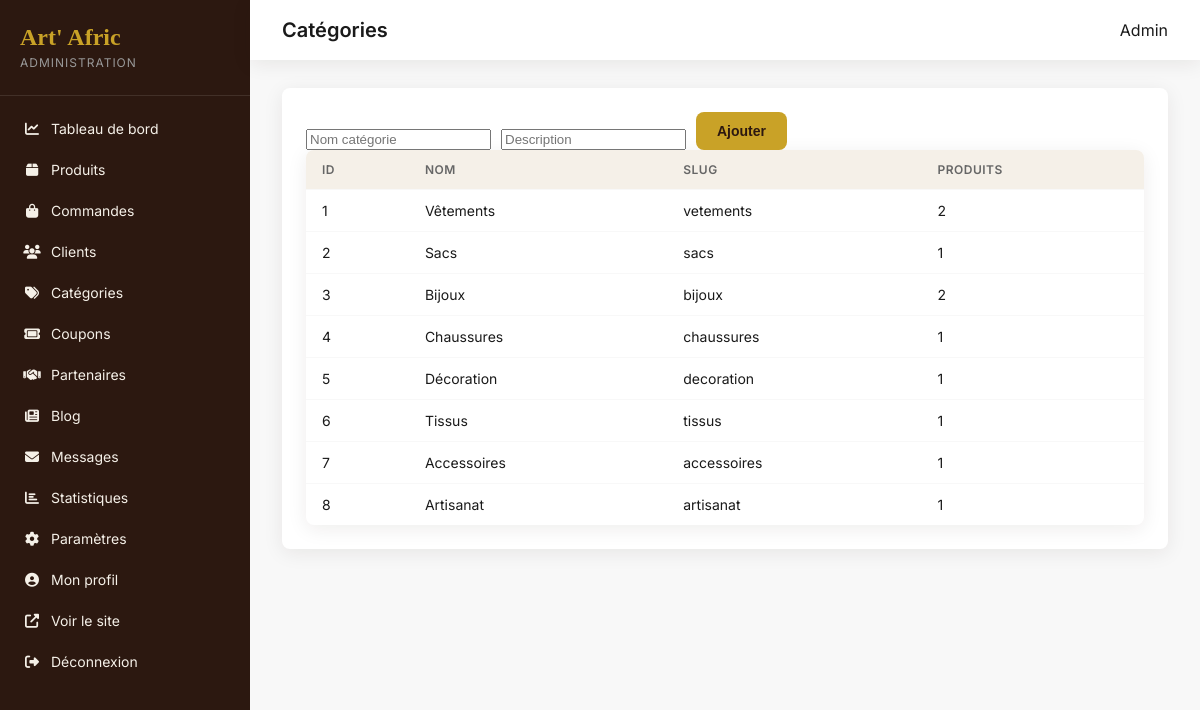
Page /public/admin/categories (signed in) on the committed database.
### tables this page shows
CREATE TABLE categories (
    id INT AUTO_INCREMENT PRIMARY KEY,
    name VARCHAR(100) NOT NULL,
    slug VARCHAR(120) NOT NULL UNIQUE,
    description TEXT,
    image VARCHAR(255) DEFAULT NULL,
    parent_id INT DEFAULT NULL,
    sort_order INT DEFAULT 0,
    is_active TINYINT(1) DEFAULT 1,
    created_at DATETIME DEFAULT CURRENT_TIMESTAMP,
    FOREIGN KEY (parent_id) REFERENCES categories(id) ON DELETE SET NULL
);

### app/core/Controller.php (called while the page is built, shortened)
<?php
abstract class Controller
{
    protected function view(string $view, array $data = [], string $layout = 'main'): void
    {
        extract($data);
        $content = APP_PATH . '/views/' . $view . '.php';
        require $content;
    }
}

### app/controllers/Admin/CategoryController.php (called while the page is built, shortened)
<?php
class CategoryController extends \Controller
{
    public function index(): void
    {
        $categoryModel = new \Category();
        $this->view('admin/categories/index', [
            'title'      => 'Catégories',
            'categories' => $categoryModel->getActive(),
        ], 'admin');
    }
}

### app/core/App.php (called while the page is built, shortened)
<?php
class App
{
    private Router $router;
    public function __construct()
    {
        $this->router = new Router();
    }
    private function loadCore(): void
    {
        require_once APP_PATH . '/helpers/functions.php';
    }
    private function registerRoutes(): void
    {
        $this->router->get('', 'Home');
        $this->router->get('accueil', 'Home');
        $this->router->get('boutique', 'Shop', 'index');
        $this->router->get('boutique/categorie/{slug}', 'Shop', 'category');
        $this->router->get('produit/{slug}', 'Product', 'show');
        $this->router->get('panier', 'Cart', 'index');
        $this->router->post('panier/ajouter', 'Cart', 'add');
        $this->router->post('panier/modifier', 'Cart', 'update');
        $this->router->post('panier/supprimer', 'Cart', 'remove');
        $this->router->post('panier/coupon', 'Cart', 'applyCoupon');
        $this->router->get('commande', 'Checkout', 'index');
        $this->router->post('commande', 'Checkout', 'process');
        $this->router->get('commande/confirmation/{id}', 'Checkout', 'confirmation');
        $this->router->get('connexion', 'Auth', 'loginForm');
        $this->router->post('connexion', 'Auth', 'login');
        $this->router->get('inscription', 'Auth', 'registerForm');
        $this->router->post('inscription', 'Auth', 'register');
        $this->router->get('deconnexion', 'Auth', 'logout');
        $this->router->get('mot-de-passe-oublie', 'Auth', 'forgotForm');
        $this->router->post('mot-de-passe-oublie', 'Auth', 'forgot');
        $this->router->get('mon-compte', 'Account', 'index');
        $this->router->get('mon-compte/commandes', 'Account', 'orders');
        $this->router->get('mon-compte/favoris', 'Account', 'favorites');
        $this->router->get('mon-compte/adresses', 'Account', 'addresses');
        $this->router->post('mon-compte/profil', 'Account', 'updateProfile');
        $this->router->get('contact', 'Contact', 'index');
        $this->router->post('contact', 'Contact', 'send');
        $this->router->get('a-propos', 'About', 'index');
        $this->router->get('blog', 'Blog', 'index');
        $this->router->get('blog/{slug}', 'Blog', 'show');
        $this->router->post('newsletter', 'Newsletter', 'subscribe');
        $this->router->get('api/recherche', 'Api', 'search');
        $this->router->post('api/favoris', 'Api', 'toggleFavorite');
        $this->router->get('api/produits', 'Api', 'products');
        $this->router->post('api/avis', 'Api', 'addReview');
        $this->router->get('api/comparer', 'Api', 'compare');
        $this->router->get('admin', 'Admin\\Dashboard', 'index');
        $this->router->get('admin/connexion', 'Admin\\Auth', 'loginForm');
        $this->router->post('admin/connexion', 'Admin\\Auth', 'login');
        $this->router->get('admin/produits', 'Admin\\Product', 'index');
        $this->router->get('admin/produits/ajouter', 'Admin\\Product', 'create');
        $this->router->post('admin/produits/ajouter', 'Admin\\Product', 'store');
        $this->router->get('admin/produits/modifier/{id}', 'Admin\\Product', 'edit');
        $this->router->post('admin/produits/modifier/{id}', 'Admin\\Product', 'update');
        $this->router->post('admin/produits/supprimer/{id}', 'Admin\\Product', 'delete');
        $this->router->get('admin/commandes', 'Admin\\Order', 'index');
        $this->router->get('admin/commandes/{id}', 'Admin\\Order', 'show');
        $this->router->post('admin/commandes/{id}/statut', 'Admin\\Order', 'updateStatus');
        $this->router->get('admin/clients', 'Admin\\Customer', 'index');
        $this->router->get('admin/categories', 'Admin\\Category', 'index');
        $this->router->post('admin/categories', 'Admin\\Category', 'store');
        $this->router->get('admin/coupons', 'Admin\\Coupon', 'index');
        $this->router->post('admin/coupons', 'Admin\\Coupon', 'store');
        $this->router->get('admin/parametres', 'Admin\\Settings', 'index');
        $this->router->post('admin/parametres', 'Admin\\Settings', 'update');
        $this->router->get('admin/profil', 'Admin\\Profile', 'index');
        $this->router->post('admin/profil', 'Admin\\Profile', 'update');
        $this->router->get('admin/partenaires', 'Admin\\Partner', 'index');
        $this->router->post('admin/partenaires', 'Admin\\Partner', 'store');
        $this->router->post('admin/partenaires/{id}/toggle', 'Admin\\Partner', 'toggle');
        $this->router->post('admin/partenaires/{id}/supprimer', 'Admin\\Partner', 'delete');
        $this->router->get('admin/blog', 'Admin\\Blog', 'index');
        $this->router->get('admin/blog/nouveau', 'Admin\\Blog', 'createForm');
        $this->router->post('admin/blog', 'Admin\\Blog', 'store');
        $this->router->get('admin/blog/{id}/modifier', 'Admin\\Blog', 'editForm');
        $this->router->post('admin/blog/{id}/modifier', 'Admin\\Blog', 'update');
        $this->router->post('admin/blog/{id}/supprimer', 'Admin\\Blog', 'delete');
        $this->router->get('admin/messages', 'Admin\\Message', 'index');
        $this->router->get('admin/statistiques', 'Admin\\Dashboard', 'stats');
    }
    public function run(): void
    {
        $url = $_GET['url'] ?? '';
        $this->router->dispatch($url);
    }
}

### public/index.php (called while the page is built, shortened)
<?php
require_once APP_PATH . '/core/App.php';
$app = new App();
$app->run();

### app/core/Model.php (called while the page is built, shortened)
<?php
abstract class Model
{
    public function __construct()
    {
        $this->db = Database::getInstance();
    }
}

### app/core/Database.php (called while the page is built, shortened)
<?php
class Database
{
    private static ?PDO $instance = null;
    public static function getInstance(): PDO
    {
        if (self::$instance === null) {
            $dsn = sprintf(
                'mysql:host=%s;dbname=%s;charset=%s',
                DB_HOST,
                DB_NAME,
                DB_CHARSET
            );
            self::$instance = new PDO($dsn, DB_USER, DB_PASS, [
                PDO::ATTR_ERRMODE            => PDO::ERRMODE_EXCEPTION,
                PDO::ATTR_DEFAULT_FETCH_MODE => PDO::FETCH_ASSOC,
                PDO::ATTR_EMULATE_PREPARES   => false,
            ]);
        }
        return self::$instance;
    }
}

### app/models/Category.php (called while the page is built, shortened)
<?php
class Category extends Model
{
    public function getActive(): array
    {
        $stmt = $this->db->query(
            "SELECT c.*, COUNT(p.id) as product_count
             FROM categories c LEFT JOIN products p ON c.id = p.category_id AND p.is_active = 1
             WHERE c.is_active = 1 GROUP BY c.id ORDER BY c.sort_order"
        );
        return $stmt->fetchAll();
    }
}

### app/helpers/functions.php (called while the page is built, shortened)
<?php
function e(?string $str): string
{
    return htmlspecialchars($str ?? '', ENT_QUOTES, 'UTF-8');
}

### app/views/admin/categories/index.php (the view, shortened to what this page needs)
<div class="admin-card">
    <form action="<?= APP_URL ?>/admin/categories" method="POST" class="admin-inline-form">
        <input type="text" name="name" placeholder="Nom catégorie" required>
        <input type="text" name="description" placeholder="Description">
        <button type="submit" class="btn btn-primary">Ajouter</button>
    </form>
    <table class="data-table">
        <thead><tr><th>ID</th><th>Nom</th><th>Slug</th><th>Produits</th></tr></thead>
        <tbody>
            <?php foreach ($categories as $c): ?>
            <tr><td><?= $c['id'] ?></td><td><?= e($c['name']) ?></td><td><?= e($c['slug']) ?></td><td><?= $c['product_count'] ?? 0 ?></td></tr>
            <?php endforeach; ?>
        </tbody>
    </table>
</div>

### app/core/Router.php (shortened to what this page needs)
<?php
class Router
{
    private array $routes = [];
    private function addRoute(string $httpMethod, string $path, string $controller, string $method): void
    {
        $pattern = preg_replace('/\{([a-zA-Z_]+)\}/', '(?P<$1>[^/]+)', $path);
        $pattern = '#^' . $pattern . '$#';
        $this->routes[] = [
            'method'     => $httpMethod,
            'pattern'    => $pattern,
            'controller' => $controller,
            'action'     => $method,
        ];
    }
    public function dispatch(string $url): void
    {
        $url = trim($url, '/');
        $method = $_SERVER['REQUEST_METHOD'];
        foreach ($this->routes as $route) {
            if ($route['method'] !== $method) {
                continue;
            }
            if (preg_match($route['pattern'], $url, $matches)) {
                $params = array_filter($matches, 'is_string', ARRAY_FILTER_USE_KEY);
                $this->callController($route['controller'], $route['action'], $params);
                return;
            }
        }
    }
    private function callController(string $controller, string $action, array $params): void
    {
        $instance = new $class();
        call_user_func_array([$instance, $action], $params);
    }
}

### public/assets/css/admin.css (style rules this page uses)
:root { --gold: #C9A227; --gold-light: #D4AF37; --gold-dark: #A68523; --brown-dark: #2C1810; --brown: #3D2314; --cream: #F5F0E8; --ivory: #FAF7F2; --white: #FFFFFF; --black: #1A1A1A; --gray-100: #F8F8F8; --gray-200: #E8E8E8; --gray-400: #999; --gray-600: #666; --green: #2D5016; --red: #C0392B; --font-body: 'Inter', -apple-system, sans-serif; --shadow: 0 4px 20px rgba(44,24,16,0.08); --radius: 8px; --transition: 0.2s ease; --sidebar-width: 250px; }
* { box-sizing: border-box; }
body.admin-body { margin: 0; font-family: var(--font-body); background: var(--gray-100); color: var(--black); display: flex; min-height: 100vh; }
.admin-card { background: var(--white); padding: 24px; border-radius: var(--radius); box-shadow: var(--shadow); margin-bottom: 24px; }
.btn { display: inline-flex; align-items: center; justify-content: center; gap: 8px; padding: 10px 20px; border-radius: var(--radius); border: 1px solid transparent; font-size: 14px; font-weight: 600; cursor: pointer; transition: var(--transition); background: var(--gray-200); color: var(--black); }
.btn-primary { background: var(--gold); color: var(--brown-dark); }
.admin-inline-form { display: flex; gap: 10px; align-items: flex-end; flex-wrap: wrap; }
.data-table { width: 100%; border-collapse: collapse; background: var(--white); border-radius: var(--radius); overflow: hidden; box-shadow: var(--shadow); }
.data-table th, .data-table td { padding: 12px 16px; text-align: left; border-bottom: 1px solid var(--gray-100); font-size: 14px; }
.data-table th { background: var(--cream); font-weight: 600; text-transform: uppercase; font-size: 12px; letter-spacing: 0.5px; color: var(--gray-600); }
.data-table tr:last-child td { border-bottom: none; }

### rows in the picture
categories: id "1", name "Vêtements", slug "vetements", product_count "2"
categories: id "2", name "Sacs", slug "sacs", product_count "1"
categories: id "3", name "Bijoux", slug "bijoux", product_count "2"
categories: id "4", name "Chaussures", slug "chaussures", product_count "1"
categories: id "5", name "Décoration", slug "decoration", product_count "1"
categories: id "6", name "Tissus", slug "tissus", product_count "1"
categories: id "7", name "Accessoires", slug "accessoires", product_count "1"
categories: id "8", name "Artisanat", slug "artisanat", product_count "1"
